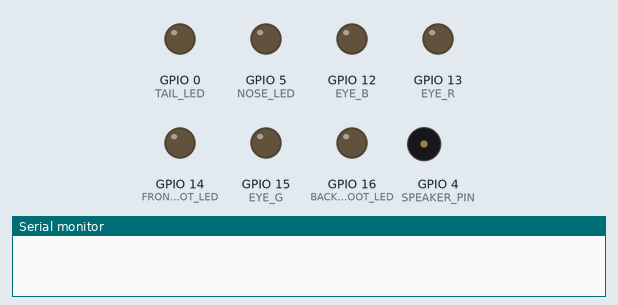
Simulated run of this sketch. Board: ESP8266 (NodeMCU). Shown: output pins drawn as LEDs (lit = HIGH), buzzer (waves = sounding), the last lines printed to the serial monitor. Pins used as bus, display or sensor lines are not drawn.

Above: at 0.0 s.
At 1.1 s:
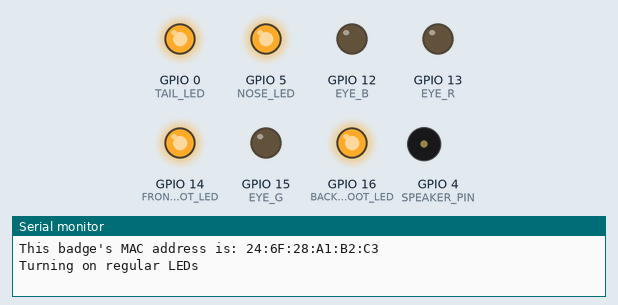
At 3.1 s:
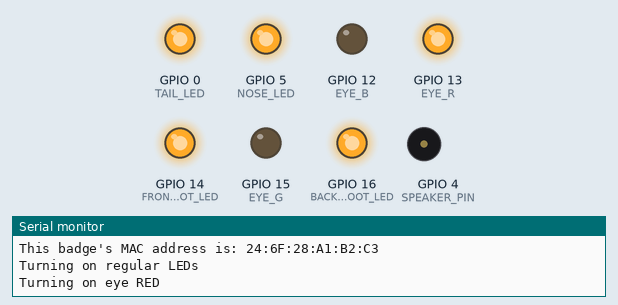
At 5.1 s:
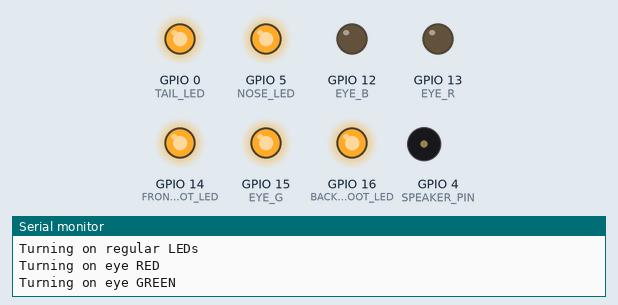
At 7.1 s:
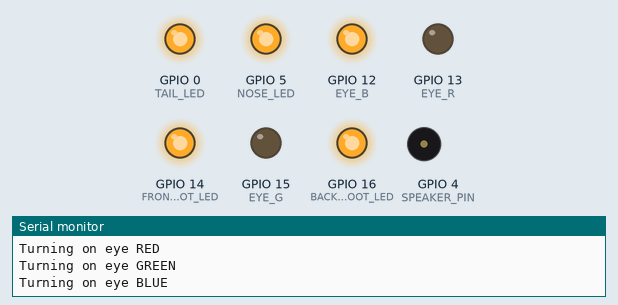
At 9.1 s:
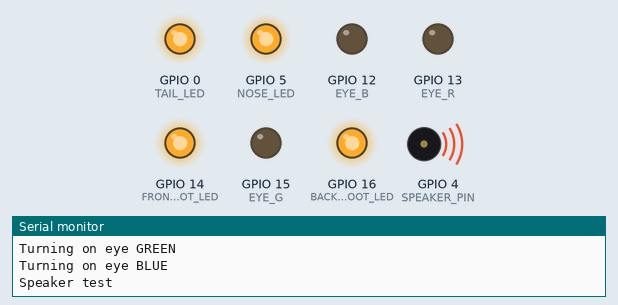
Timing chart, 0 to 10.6 s (numbered marks = the images above):
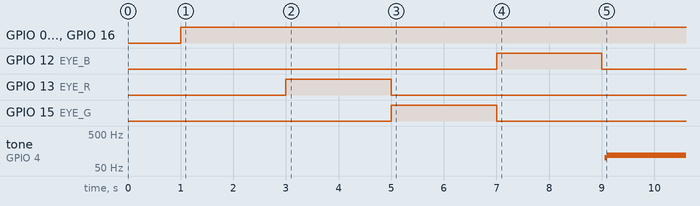

The sketch:

bringup-fw.ino
```cpp
#include <ESP8266WiFi.h>
#include <WiFiClient.h>
#include <ESP8266WebServer.h>
#include <ESP8266mDNS.h>
#include <stdint.h>


#define TAIL_LED       0  //led 0
#define BACK_FOOT_LED  16 //led 1
#define FRONT_FOOT_LED 14 //led 2
#define NOSE_LED       5  //led 3

#define EYE_R          13
#define EYE_G          15
#define EYE_B          12

#define SPEAKER_PIN    4


void setup()
{
  delay(1000);
  Serial.begin(115200);
  Serial.println();
  Serial.println();

  pinMode(TAIL_LED, OUTPUT);
  pinMode(BACK_FOOT_LED, OUTPUT);
  pinMode(FRONT_FOOT_LED, OUTPUT);
  pinMode(NOSE_LED, OUTPUT);
  pinMode(EYE_R, OUTPUT);
  pinMode(EYE_G, OUTPUT);
  pinMode(EYE_B, OUTPUT);

  pinMode(SPEAKER_PIN, OUTPUT);


  digitalWrite(TAIL_LED, LOW);
  digitalWrite(BACK_FOOT_LED, LOW);
  digitalWrite(FRONT_FOOT_LED, LOW);
  digitalWrite(NOSE_LED, LOW);
  digitalWrite(EYE_R, LOW);
  digitalWrite(EYE_G, LOW);
  digitalWrite(EYE_B, LOW);
}


void loop()
{
  Serial.print(F("This badge's MAC address is: "));
  Serial.println(WiFi.macAddress());

  Serial.println(F("Turning on regular LEDs"));
  digitalWrite(TAIL_LED, HIGH);
  digitalWrite(BACK_FOOT_LED, HIGH);
  digitalWrite(FRONT_FOOT_LED, HIGH);
  digitalWrite(NOSE_LED, HIGH);

  delay(2*1000);

  Serial.println(F("Turning on eye RED"));
  digitalWrite(EYE_R, HIGH);
  digitalWrite(EYE_G, LOW);
  digitalWrite(EYE_B, LOW);
  delay(2*1000);

  Serial.println(F("Turning on eye GREEN"));
  digitalWrite(EYE_R, LOW);
  digitalWrite(EYE_G, HIGH);
  digitalWrite(EYE_B, LOW);
  delay(2*1000);

  Serial.println(F("Turning on eye BLUE"));
  digitalWrite(EYE_R, LOW);
  digitalWrite(EYE_G, LOW);
  digitalWrite(EYE_B, HIGH);
  delay(2*1000);

  digitalWrite(EYE_R, LOW);
  digitalWrite(EYE_G, LOW);
  digitalWrite(EYE_B, LOW);

  Serial.println(F("Speaker test"));
  for (int i=0; i < 10000; i++) {
    digitalWrite(SPEAKER_PIN, HIGH);
    delay(10);
    digitalWrite(SPEAKER_PIN, LOW);
  }

  Serial.println(F("Done"));

  delay(2*1000);

}

/*
 * Editor modelines  -  https://www.wireshark.org/tools/modelines.html
 *
 * Local variables:
 * mode: c++
 * c-basic-offset: 2
 * tab-width: 8
 * indent-tabs-mode: nil
 * End:
 *
 * vi: set shiftwidth=2 tabstop=8 expandtab:
 * :indentSize=2:tabSize=8:noTabs=true:
 */
```

Measured:
- by itself, GPIO 0 (TAIL_LED), GPIO 5 (NOSE_LED), GPIO 14 (FRONT_FOOT_LED), GPIO 16 (BACK_FOOT_LED): LOW → HIGH at 1.0 s
- by itself, GPIO 12 (EYE_B): LOW → HIGH at 7.0 s, → LOW 2.0 s later
- by itself, GPIO 13 (EYE_R): LOW → HIGH at 3.0 s, → LOW 2.0 s later
- by itself, GPIO 15 (EYE_G): LOW → HIGH at 5.0 s, → LOW 2.0 s later
- by itself, tone on GPIO 4 (SPEAKER_PIN): silent → 100 Hz at 9.1 s, → 117 Hz 0.04 s later
